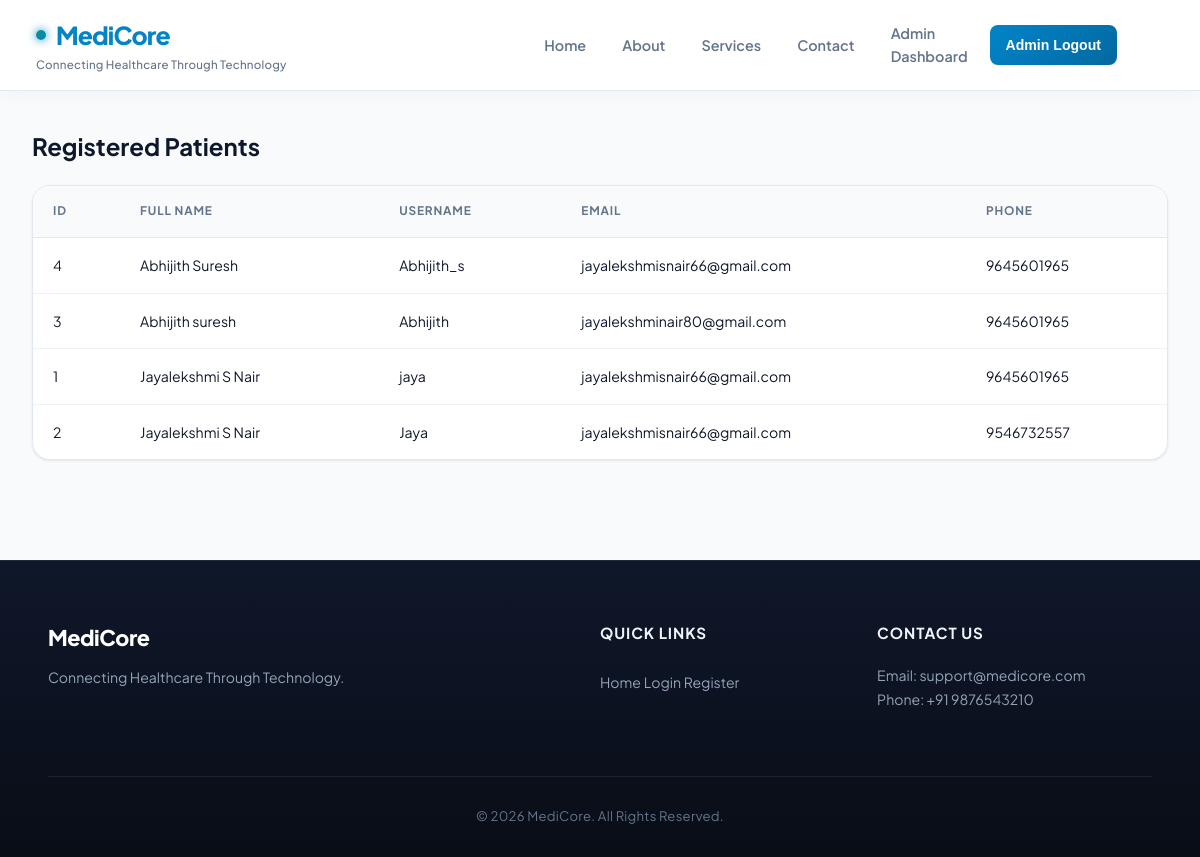
The app's page /patients/ (signed in), older data.
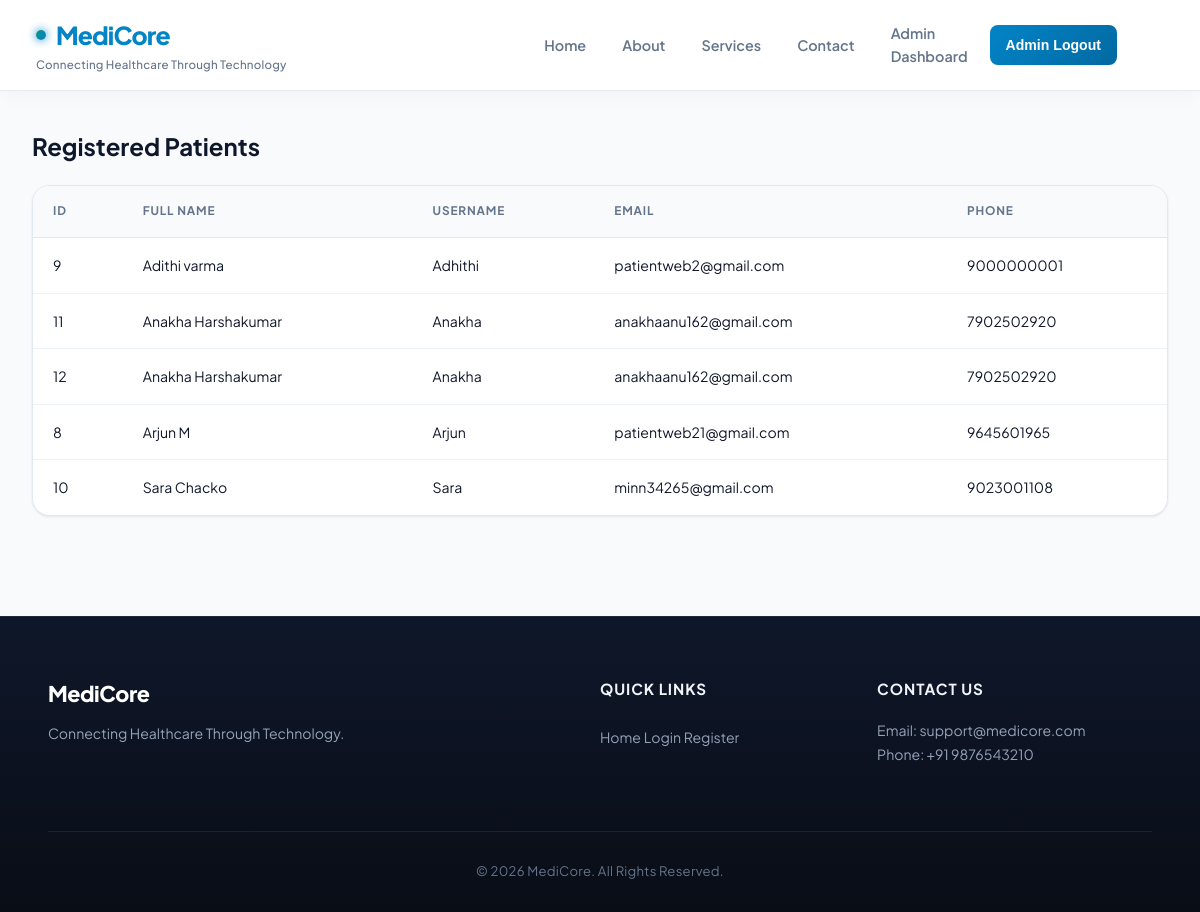
The same page, newer data.
### PulsePoint/models.py (models this page shows, shortened)
class RegisterModel(models.Model):
    profile=models.ImageField(upload_to='profile_images/')
    full_name=models.CharField(max_length=100)
    username=models.CharField(max_length=100)
    email=models.EmailField()
    phone=models.CharField(max_length=10)
    password=models.CharField(max_length=128)

### PulsePoint/views.py (the view)
# urls.py: path('patients/', views.patient_list, name='patient_list'),
@staff_member_required(login_url="admin_login")
def patient_list(request):
    patients = RegisterModel.objects.all().order_by("full_name")
    return render(request, "patient_list.html", {"patients": patients})

### PulsePoint/templates/patient_list.html (shortened to what this page needs)
{% extends 'base.html' %}
{% block content %}
<section class="dashboard">
    <h1>Registered Patients</h1>
    <table>
        <thead>
            <tr>
                <th>ID</th>
                <th>Full Name</th>
                <th>Username</th>
                <th>Email</th>
                <th>Phone</th>
            </tr>
        </thead>
        <tbody>
            {% for patient in patients %}
            <tr>
                <td>{{ patient.id }}</td>
                <td>{{ patient.full_name }}</td>
                <td>{{ patient.username }}</td>
                <td>{{ patient.email }}</td>
                <td>{{ patient.phone }}</td>
            </tr>
            {% empty %}
            <tr>
                <td colspan="5">No patients registered.</td>
            </tr>
            {% endfor %}
        </tbody>
    </table>
</section>
{% endblock %}

### PulsePoint/templates/base.html (shortened to what this page needs)
{% load static %}
<!DOCTYPE html>
<html lang="en">
<head>
    <link rel="stylesheet" href="{% static 'css/base.css' %}">
</head>
<body>
    {% include 'header.html' %}
    <main id="mainContent">
        {% block content %}
        {% endblock %}
    </main>
    {% include 'footer.html' %}
</body>
</html>

### PulsePoint/templates/header.html (shortened to what this page needs)
<header>
    <div class="logo">
        <a href="{% url 'home' %}">MediCore</a>
        <p>Connecting Healthcare Through Technology</p>
    </div>
    <nav id="primaryNav" class="primary-nav">
        <a href="{% url 'home' %}">Home</a>
        <a href="#about">About</a>
        <a href="#services">Services</a>
        <a href="#contact">Contact</a>
        {% if request.user.is_authenticated and request.user.is_staff %}
            <a href="{% url 'admin_dashboard' %}">Admin Dashboard</a>
            <form class="logout-form" method="post" action="{% url 'admin_logout' %}">
                <button type="submit">Admin Logout</button>
            </form>
        {% elif request.session.patient_id %}
            <a href="{% url 'patient_dashboard' %}">My Dashboard</a>
            <form class="logout-form" method="post" action="{% url 'patient_logout' %}">
                {% csrf_token %}
                <button type="submit">Patient Logout</button>
            </form>
        {% else %}
            <a href="{% url 'login' %}">Patient Login</a>
            <a href="{% url 'admin_login' %}">Admin Login</a>
            <a href="{% url 'register' %}">Register</a>
        {% endif %}
    </nav>
</header>

### PulsePoint/templates/footer.html
<footer>
    <div>
        <h3>MediCore</h3>
        <p>Connecting Healthcare Through Technology.</p>
    </div>
    <div>
        <h4>Quick Links</h4>
        <a href="{% url 'home' %}">Home</a>
        <a href="{% url 'login' %}">Login</a>
        <a href="{% url 'register' %}">Register</a>
    </div>
    <div>
        <h4>Contact Us</h4>
        <p>Email: support@medicore.com</p>
        <p>Phone: +91 9876543210</p>
    </div>
    <p>&copy; 2026 MediCore. All Rights Reserved.</p>
</footer>

Row changes from the older to the newer data that the page shows:
removed RegisterModel: id "4", full_name "Abhijith Suresh", username "Abhijith_s", email "jayalekshmisnair66@gmail.com", phone "9645601965"
removed RegisterModel: id "3", full_name "Abhijith suresh", username "Abhijith", email "jayalekshminair80@gmail.com", phone "9645601965"
removed RegisterModel: id "1", full_name "Jayalekshmi S Nair", username "jaya", email "jayalekshmisnair66@gmail.com", phone "9645601965"
removed RegisterModel: id "2", full_name "Jayalekshmi S Nair", username "Jaya", email "jayalekshmisnair66@gmail.com", phone "9546732557"
added RegisterModel: id "9", full_name "Adithi varma", username "Adhithi", email "patientweb2@gmail.com", phone "9000000001"
added RegisterModel: id "11", full_name "Anakha Harshakumar", username "Anakha", email "anakhaanu162@gmail.com", phone "7902502920"
added RegisterModel: id "12", full_name "Anakha Harshakumar", username "Anakha", email "anakhaanu162@gmail.com", phone "7902502920"
added RegisterModel: id "8", full_name "Arjun M", username "Arjun", email "patientweb21@gmail.com", phone "9645601965"
added RegisterModel: id "10", full_name "Sara Chacko", username "Sara", email "minn34265@gmail.com", phone "9023001108"
